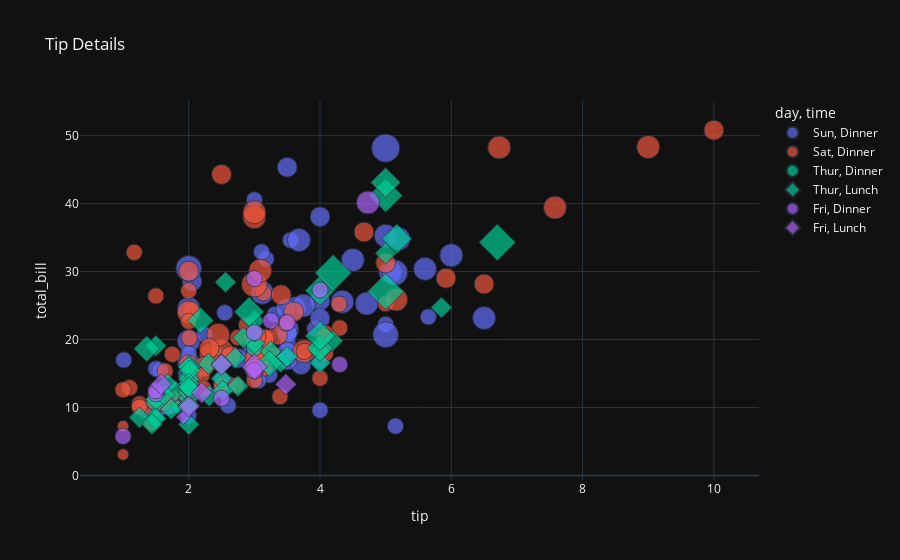

The cell this chart's notebook holds for it:
### Code cell
# Create a scatter plot
# Apply:
# color → category column
# size → numeric column
# symbol → category column
# Use:
# template="plotly_dark"

df = px.data.tips()
fig = px.scatter(df, y='total_bill', x='tip', 
                 color='day', size='size', 
                 symbol='time', title='Tip Details',
                 labels={'x':'Tips', 'y':'Total bill'}, 
                 template="plotly_dark")
fig.show()

### Figure 1 — Plotly figure (JSON) as saved in the notebook; plotly's stock layout.template omitted (floating-point values rounded to 4 significant figures)
{"data": [{"hovertemplate": "day=Sun<br>time=Dinner<br>tip=%{x}<br>total_bill=%{y}<br>size=%{marker.size}<extra></extra>", "legendgroup": "Sun, Dinner", "marker": {"color": "#636efa", "size": [2, 3, 3, 2, 4, 4, 2, 4, 2, 2, 2, 4, 2, 4, 2, 2, 3, 3, 3, 2, 2, 2, 4, 2, 2, 4, 3, 2, 2, 2, 4, 2, 4, 2, 3, 2, 3, 2, 4, 2, 2, 3, 4, 4, 5, 6, 4, 2, 4, 4, 2, 3, 2, 2, 3, 2, 4, 2, 2, 2, 2, 2, 2, 2, 2, 4, 2, 3, 4, 2, 5, 3, 5, 3, 3, 2], "sizemode": "area", "sizeref": 0.015, "symbol": "circle"}, "mode": "markers", "name": "Sun, Dinner", "orientation": "v", "showlegend": true, "type": "scatter", "x": [1.01, 1.66, 3.5, 3.31, 3.61, 4.71, 2.0, 3.12, 1.96, 3.23, 1.71, 5.0, 1.57, 3.0, 3.02, 3.92, 1.67, 3.71, 3.5, 2.54, 3.06, 1.32, 5.6, 3.0, 5.0, 6.0, 2.05, 3.0, 2.5, 2.6, 5.2, 1.56, 4.34, 3.51, 4.0, 2.55, 4.0, 3.5, 5.07, 2.5, 2.0, 2.74, 2.0, 2.0, 5.14, 5.0, 3.75, 2.61, 2.0, 3.5, 2.5, 2.0, 2.0, 3.0, 3.48, 2.24, 4.5, 5.15, 3.18, 4.0, 3.11, 2.0, 2.0, 4.0, 3.55, 3.68, 5.65, 3.5, 6.5, 3.0, 5.0, 3.5, 2.0, 3.5, 4.0, 1.5], "xaxis": "x", "y": [16.99, 10.34, 21.01, 23.68, 24.59, 25.29, 8.77, 26.88, 15.04, 14.78, 10.27, 35.26, 15.42, 18.43, 14.83, 21.58, 10.33, 16.29, 16.97, 17.46, 13.94, 9.68, 30.4, 18.29, 22.23, 32.4, 28.55, 18.04, 12.54, 10.29, 34.81, 9.94, 25.56, 19.49, 38.07, 23.95, 25.71, 17.31, 29.93, 14.07, 13.13, 17.26, 24.55, 19.77, 29.85, 48.17, 25.0, 13.39, 16.49, 21.5, 12.66, 16.21, 13.81, 17.51, 24.52, 20.76, 31.71, 7.25, 31.85, 16.82, 32.9, 17.89, 14.48, 9.6, 34.63, 34.65, 23.33, 45.35, 23.17, 40.55, 20.69, 20.9, 30.46, 18.15, 23.1, 15.69], "yaxis": "y"}, {"hovertemplate": "day=Sat<br>time=Dinner<br>tip=%{x}<br>total_bill=%{y}<br>size=%{marker.size}<extra></extra>", "legendgroup": "Sat, Dinner", "marker": {"color": "#EF553B", "size": [3, 2, 2, 2, 4, 2, 4, 2, 2, 2, 2, 2, 4, 2, 4, 2, 3, 3, 3, 3, 3, 3, 4, 2, 2, 4, 2, 2, 2, 4, 3, 3, 2, 1, 2, 2, 2, 3, 2, 2, 2, 2, 2, 3, 2, 2, 2, 2, 2, 2, 2, 2, 1, 2, 2, 3, 2, 3, 4, 2, 2, 3, 4, 4, 2, 3, 2, 5, 2, 2, 4, 4, 2, 2, 4, 3, 2, 2, 2, 2, 2, 2, 3, 3, 2, 2, 2], "sizemode": "area", "sizeref": 0.015, "symbol": "circle"}, "mode": "markers", "name": "Sat, Dinner", "orientation": "v", "showlegend": true, "type": "scatter", "x": [3.35, 4.08, 2.75, 2.23, 7.58, 3.18, 2.34, 2.0, 2.0, 4.3, 3.0, 1.45, 2.5, 3.0, 2.45, 3.27, 3.6, 2.0, 3.07, 2.31, 5.0, 2.24, 3.0, 1.5, 1.76, 6.73, 3.21, 2.0, 1.98, 3.76, 2.64, 3.15, 2.47, 1.0, 2.01, 2.09, 1.97, 3.0, 3.14, 5.0, 2.2, 1.25, 3.08, 2.5, 3.48, 4.08, 1.64, 4.06, 4.29, 3.76, 4.0, 3.0, 1.0, 1.61, 2.0, 10.0, 3.16, 3.41, 3.0, 2.03, 2.23, 2.0, 5.16, 9.0, 2.5, 6.5, 1.1, 3.0, 1.5, 1.44, 3.09, 3.0, 2.72, 2.88, 2.0, 3.0, 3.39, 1.47, 3.0, 1.25, 1.0, 1.17, 4.67, 5.92, 2.0, 2.0, 1.75], "xaxis": "x", "y": [20.65, 17.92, 20.29, 15.77, 39.42, 19.82, 17.81, 13.37, 12.69, 21.7, 19.65, 9.55, 18.35, 15.06, 20.69, 17.78, 24.06, 16.31, 16.93, 18.69, 31.27, 16.04, 38.01, 26.41, 11.24, 48.27, 20.29, 13.81, 11.02, 18.29, 17.59, 20.08, 16.45, 3.07, 20.23, 15.01, 12.02, 17.07, 26.86, 25.28, 14.73, 10.51, 17.92, 44.3, 22.42, 20.92, 15.36, 20.49, 25.21, 18.24, 14.31, 14.0, 7.25, 10.59, 10.63, 50.81, 15.81, 26.59, 38.73, 24.27, 12.76, 30.06, 25.89, 48.33, 13.27, 28.17, 12.9, 28.15, 11.59, 7.74, 30.14, 20.45, 13.28, 22.12, 24.01, 15.69, 11.61, 10.77, 15.53, 10.07, 12.6, 32.83, 35.83, 29.03, 27.18, 22.67, 17.82], "yaxis": "y"}, {"hovertemplate": "day=Thur<br>time=Dinner<br>tip=%{x}<br>total_bill=%{y}<br>size=%{marker.size}<extra></extra>", "legendgroup": "Thur, Dinner", "marker": {"color": "#00cc96", "size": [2], "sizemode": "area", "sizeref": 0.015, "symbol": "circle"}, "mode": "markers", "name": "Thur, Dinner", "orientation": "v", "showlegend": true, "type": "scatter", "x": [3.0], "xaxis": "x", "y": [18.78], "yaxis": "y"}, {"hovertemplate": "day=Thur<br>time=Lunch<br>tip=%{x}<br>total_bill=%{y}<br>size=%{marker.size}<extra></extra>", "legendgroup": "Thur, Lunch", "marker": {"color": "#00cc96", "size": [4, 2, 2, 2, 2, 1, 2, 2, 4, 2, 2, 2, 2, 2, 2, 4, 2, 2, 2, 2, 2, 6, 2, 2, 2, 3, 2, 2, 2, 2, 2, 2, 2, 2, 2, 2, 2, 6, 5, 6, 2, 2, 3, 2, 2, 2, 2, 2, 2, 2, 2, 2, 4, 2, 2, 3, 2, 2, 2, 4, 3], "sizemode": "area", "sizeref": 0.015, "symbol": "diamond"}, "mode": "markers", "name": "Thur, Lunch", "orientation": "v", "showlegend": true, "type": "scatter", "x": [4.0, 3.0, 2.71, 3.0, 3.4, 1.83, 5.0, 2.03, 5.17, 2.0, 4.0, 5.85, 3.0, 1.5, 1.8, 2.92, 2.31, 1.68, 2.5, 2.0, 2.52, 4.2, 1.48, 2.0, 2.0, 2.18, 1.5, 2.83, 1.5, 2.0, 3.25, 1.25, 2.0, 2.0, 2.0, 2.75, 3.5, 6.7, 5.0, 5.0, 2.3, 1.5, 1.36, 1.63, 1.73, 2.0, 4.19, 2.56, 2.02, 4.0, 1.44, 2.0, 5.0, 2.0, 2.0, 4.0, 2.01, 2.0, 2.5, 4.0, 3.23], "xaxis": "x", "y": [27.2, 22.76, 17.29, 19.44, 16.66, 10.07, 32.68, 15.98, 34.83, 13.03, 18.28, 24.71, 21.16, 10.65, 12.43, 24.08, 11.69, 13.42, 14.26, 15.95, 12.48, 29.8, 8.52, 14.52, 11.38, 22.82, 19.08, 20.27, 11.17, 12.26, 18.26, 8.51, 10.33, 14.15, 16.0, 13.16, 17.47, 34.3, 41.19, 27.05, 16.43, 8.35, 18.64, 11.87, 9.78, 7.51, 19.81, 28.44, 15.48, 16.58, 7.56, 10.34, 43.11, 13.0, 13.51, 18.71, 12.74, 13.0, 16.4, 20.53, 16.47], "yaxis": "y"}, {"hovertemplate": "day=Fri<br>time=Dinner<br>tip=%{x}<br>total_bill=%{y}<br>size=%{marker.size}<extra></extra>", "legendgroup": "Fri, Dinner", "marker": {"color": "#ab63fa", "size": [2, 2, 2, 2, 2, 4, 2, 2, 2, 2, 2, 2], "sizemode": "area", "sizeref": 0.015, "symbol": "circle"}, "mode": "markers", "name": "Fri, Dinner", "orientation": "v", "showlegend": true, "type": "scatter", "x": [3.0, 3.5, 1.0, 4.3, 3.25, 4.73, 4.0, 1.5, 3.0, 1.5, 2.5, 3.0], "xaxis": "x", "y": [28.97, 22.49, 5.75, 16.32, 22.75, 40.17, 27.28, 12.03, 21.01, 12.46, 11.35, 15.38], "yaxis": "y"}, {"hovertemplate": "day=Fri<br>time=Lunch<br>tip=%{x}<br>total_bill=%{y}<br>size=%{marker.size}<extra></extra>", "legendgroup": "Fri, Lunch", "marker": {"color": "#ab63fa", "size": [2, 2, 1, 3, 2, 2, 2], "sizemode": "area", "sizeref": 0.015, "symbol": "diamond"}, "mode": "markers", "name": "Fri, Lunch", "orientation": "v", "showlegend": true, "type": "scatter", "x": [2.2, 3.48, 1.92, 3.0, 1.58, 2.5, 2.0], "xaxis": "x", "y": [12.16, 13.42, 8.58, 15.98, 13.42, 16.27, 10.09], "yaxis": "y"}], "layout": {"legend": {"itemsizing": "constant", "title": {"text": "day, time"}, "tracegroupgap": 0}, "title": {"text": "Tip Details"}, "xaxis": {"anchor": "y", "domain": [0, 1], "title": {"text": "tip"}}, "yaxis": {"anchor": "x", "domain": [0, 1], "title": {"text": "total_bill"}}}}
